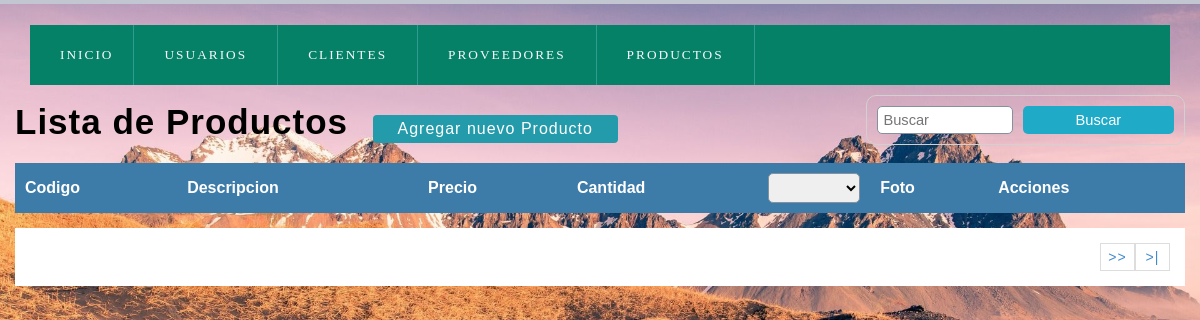
Before: /olvidocontraseña/lista_productos.php with the older database file.
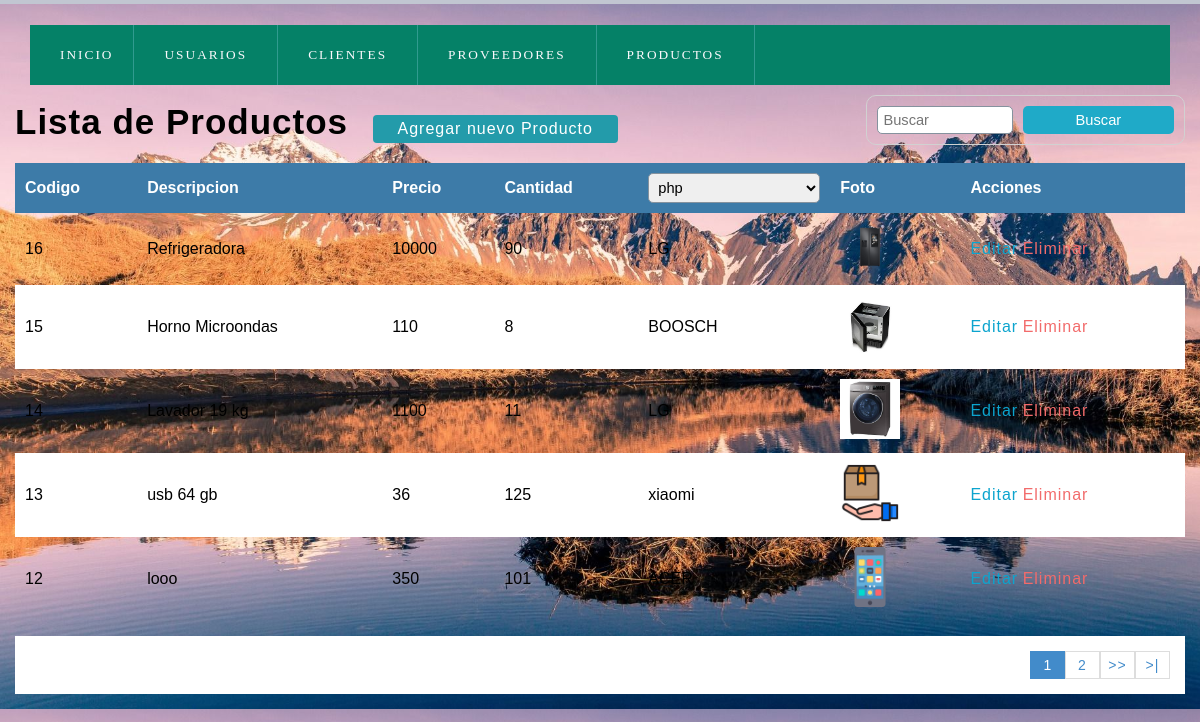
After: the same page with the newer database file.
### tables this page shows
CREATE TABLE `productos` (
  `codproducto` int(80) NOT NULL,
  `proveedor` int(11) NOT NULL,
  `descripcion` varchar(100) NOT NULL,
  `precio` int(40) NOT NULL,
  `cantidad` int(100) NOT NULL,
  `foto` longblob NOT NULL
);

CREATE TABLE `proveedores` (
  `codproveedor` int(11) NOT NULL,
  `proveedor` varchar(100) NOT NULL,
  `contacto` varchar(100) NOT NULL,
  `telefono` int(9) NOT NULL,
  `direccion` varchar(100) NOT NULL
);

### olvidocontraseña/lista_productos.php (the view, shortened to what this page needs)
<?php
	include "conexion.php";
 ?>
<!DOCTYPE html>
<html lang="en">
<head>
	<?php include "scripts.php"; ?>
</head>
<body>
	<?php include "index2.php"; ?>
	<section id="container">
		<h1>Lista de Productos</h1>
		<a href="registro_producto.php" class="btn_new">Agregar nuevo Producto</a>
		<form action="buscar_producto.php" method="get" class="form_search">
			<input type="text" name="busqueda" id="busqueda" placeholder="Buscar">
			<input type="submit" value="Buscar" class="btn_search">
		</form>
		<table>
			<tr>
				<th>Codigo</th>
				<th>Descripcion</th>
				<th>Precio</th>
				<th>Cantidad</th>
				<th>
				<?php
                $query_proveedor=mysqli_query($conection,"SELECT codproveedor, proveedor from proveedores");
                $result_proveedor=mysqli_num_rows($query_proveedor);
                ?>
                <select name="proveedor" id="search_proveedor">
                <?php
                if($result_proveedor>0){
                    while($proveedor=mysqli_fetch_array($query_proveedor)){
                ?>
                  <option value="<?php echo $proveedor['codproveedor'];?>"><?php echo $proveedor['proveedor'];?></option>
                <?php
                    }
                }
                ?>
                </select>
				</th>
                <th>Foto</th>
				<th>Acciones</th>
			</tr>
		<?php
			$sql_registe = mysqli_query($conection,"SELECT COUNT(*) as total_registro FROM productos");
			$result_register = mysqli_fetch_array($sql_registe);
			$total_registro = $result_register['total_registro'];
			$por_pagina = 5;
			if(empty($_GET['pagina']))
			{
				$pagina = 1;
			}else{
				$pagina = $_GET['pagina'];
			}
			$desde = ($pagina-1) * $por_pagina;
			$total_paginas = ceil($total_registro / $por_pagina);
			$query = mysqli_query($conection,"SELECT p.codproducto,p.descripcion,p.precio,p.cantidad,pr.proveedor,p.foto FROM productos p INNER JOIN proveedores pr
			ON p.proveedor=pr.codproveedor  ORDER BY codproducto DESC LIMIT $desde,$por_pagina ");
			$result = mysqli_num_rows($query);
			if($result > 0){
				while ($data = mysqli_fetch_array($query)) {
                    if($data["foto"] != 'img_producto.png'){
                        $foto ='IMG/uploads/'.$data["foto"];
                    }else{
                        $foto='IMG/'.$data["foto"];
                    }
			?>
				<tr>
					<td><?php echo $data["codproducto"]; ?></td>
                    <td><?php echo $data["descripcion"]; ?></td>
                    <td><?php echo $data["precio"]; ?></td>
                    <td><?php echo $data["cantidad"]; ?></td>
					<td><?php echo $data["proveedor"]; ?></td>
                    <td class="img_producto"><img src="<?php echo $foto; ?>" alt="<?php echo $data["descripcion"]; ?>"></td>
					<td>
						<a class="link_edit" href="editar_producto.php?id=<?php echo $data["codproducto"]; ?>">Editar</a>
						<a class="link_delete" href="eliminar_producto.php?id=<?php echo $data["codproducto"]; ?>">Eliminar</a>
					</td>
				</tr>
		<?php
				}
			}
		 ?>
		</table>
		<div class="paginador">
			<ul>
			<?php
				for ($i=1; $i <= $total_paginas; $i++) {
					if($i == $pagina)
					{
						echo '<li class="pageSelected">'.$i.'</li>';
					}else{
						echo '<li><a href="?pagina='.$i.'">'.$i.'</a></li>';
					}
				}
				if($pagina != $total_paginas)
				{
			 ?>
				<li><a href="?pagina=<?php echo $pagina + 1; ?>">>></a></li>
				<li><a href="?pagina=<?php echo $total_paginas; ?> ">>|</a></li>
			<?php } ?>
			</ul>
		</div>
	</section>
</body>
</html>

### olvidocontraseña/scripts.php (shortened to what this page needs)
<link rel="stylesheet" type="text/css" href="css/style.css">

### olvidocontraseña/index2.php (shortened to what this page needs)
<!DOCTYPE html>
<html>
<head>
    <link rel="stylesheet" href="css/estilo.css">
</head>
<body>
    <header>
        <nav>
            <ul>
                <li><a href="index2.php"><span class="icon-home"></span>INICIO</a></li>
                <li class="submenu">
                    <a href="#"><span class="icon-library"></span>Usuarios<span class="despegable icon-circle-down"></span></a>
                </li>
                <li class="submenu">
                    <a href="#"><span class="icon-library"></span>Clientes<span class="despegable icon-circle-down"></span></a>
                <li class="submenu">
                    <a href="#"><span class="icon-library"></span>Proveedores<span class="despegable icon-circle-down"></span></a>
               <li class="submenu">
                    <a href="#"><span class="icon-library"></span>Productos<span class="despegable icon-circle-down"></span></a>
                    </ul>
        </nav>
    </header>
</body>
</html>

### olvidocontraseña/css/style.css (style rules this page uses)
* { margin: 0; padding: 0; box-sizing: border-box; }
body { background: #ededed; }
h1, h2, h3, h4, h5, h6 { font-family: 'arial'; font-weight: bold; letter-spacing: 1px; }
h1 { font-size: 26px; }
a { text-decoration: none; font-family: arial; letter-spacing: 1px; }
header { position: fixed; width: 100%; }
nav ul { background: #058167; list-style: none; display: -webkit-flex; display: -moz-flex; display: -ms-flex; display: -o-flex; display: flex; justify-content: left; align-items: center; }
nav ul > li a { position: relative; }
nav a { color: #FFF; display: block; font-size: 10pt; font-family: 'GothamBook'; padding: 15px 30px; text-transform: uppercase; letter-spacing: 2px; transition: background .5s; border-right: 1px solid #319B8F; }
#container { padding: 90px 15px 15px; }
form { background: #FFF; margin: auto; padding: 20px 50px; border: 1px solid #d1d1d1; }
input,select { display: block; width: 100%; font-size: 11pt; padding: 5px; border: 1px solid #85929e; border-radius: 5px; }
#container h1 { font-size: 35px; display: inline-block; }
.btn_new { display: inline-block; background: #239baa; color: #FFF; padding: 5px 25px; border-radius: 4px; margin: 20px; }
table { border-collapse: collapse; font-size: 12pt; font-family: 'arial'; width: 100%; }
table th { text-align: left; padding: 10px; background: #3d7ba8; color: #FFF; }
table tr:nth-child(odd) { background: #FFF; }
table td { padding: 10px; }
.link_edit { color: #0ca4ce; }
.link_delete { color: #f26b6b; }
.paginador ul { padding: 15px; list-style: none; background: #FFF; margin-top: 15px; display: -webkit-flex; display: -moz-flex; display: -ms-flex; display: -o-flex; display: flex; justify-content: flex-end; }
.paginador a, .pageSelected { color: #428bca; border: 1px solid #ddd; padding: 5px; display: inline-block; font-size: 14px; text-align: center; width: 35px; }
.pageSelected { color: #FFF; background: #428bca; border: 1px solid #428bca; }
.form_search { display: -webkit-flex; display: -moz-flex; display: -ms-flex; display: -o-flex; display: flex; float: right; background: initial; padding: 10px; border-radius: 10px; }
.form_search .btn_search { background: #1faac8; color: #FFF; padding: 0 20px; border: 0; cursor: pointer; margin-left: 10px; }
.img_producto img { width: 60px; height: auto; margin: auto; }

### olvidocontraseña/css/estilo.css (style rules this page uses)
body { margin: 0; font-family: sans-serif; background-image:url(IMG/fondo.jpg); width: 100%; height:100%vh; background-size: cover; }
header { width: 100%; }
header nav { background: rgb(12, 63, 44); z-index: 1250; max-width: 1250px; width: 95%; margin: 20px auto; }
header nav ul { list-style: none; }
header nav ul li { display: inline-block; position: relative; }
header nav ul li a { color:rgb(250, 249, 252); display: block; text-decoration: none; padding: 20px; }
div { width: 100%; height: 100%vh; background: #302f2f; }
a { text-decoration: none; font-family: arial; letter-spacing: 1px; }

Changed rows visible on the page:
added productos: codproducto "16", descripcion "Refrigeradora", precio "10000", cantidad "90", proveedor.proveedor "LG", foto (picture)
added productos: codproducto "15", descripcion "Horno Microondas", precio "110", cantidad "8", proveedor.proveedor "BOOSCH", foto (picture)
added productos: codproducto "14", descripcion "Lavador 19 kg", precio "1100", cantidad "11", proveedor.proveedor "LG", foto (picture)
added productos: codproducto "13", descripcion "usb 64 gb", precio "36", cantidad "125", proveedor.proveedor "xiaomi", foto (picture)
added productos: codproducto "12", descripcion "looo", precio "350", cantidad "101", proveedor.proveedor "ACER", foto (picture)
Other visible differences:
form field proveedor: (not shown) → "php"
new list line: "1"
new list line: "2"
